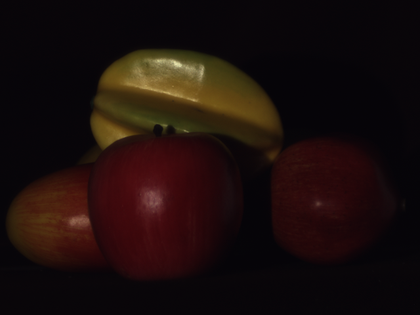
%> input picture img/shen/fruit.bmp, 420 x 315 px, shrunk from 640 x 480 before the run
$ octave kj.m   (GNU Octave 9; MATLAB toolbox functions it lacks are replaced by stand-ins)
%> lines starting %> are read from the running program, lines starting %| are printed output that depends on the picture; in (x1, y1, x2, y2) boxes, pixels count from 0 and x2, y2 are one past the last pixel; in counts of white or black regions, pixels touching at a corner belong together; the program's own positions count from 1
%% Import image to workspace
I = im2double(imread('fruit.bmp'));
% figure(1), imshow(I)
%% Create specular-free two-band image
Isf = I - min(I,[],3);
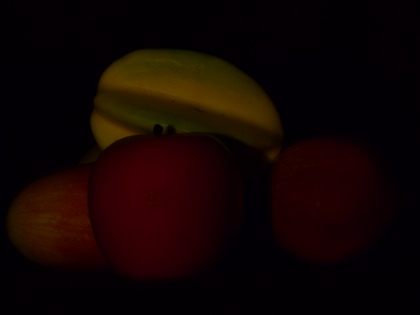
%> Isf: size 315x420x3 double; mean R, G, B 0.0708, 0.0186, 0.0109
% figure(2), imshow(Isf)
%% Get its chroma
c = getChroma(Isf);
%> in getChroma, `sI = repmat(sum(I,3),[1 1 3]);`:
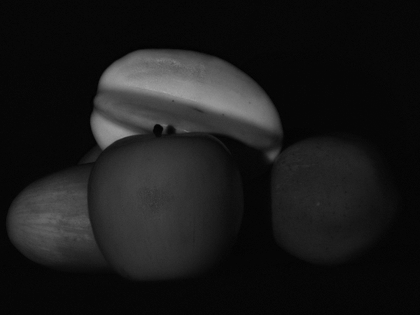
%> sI: size 315x420x3 double; min 0, max 0.643, mean 0.1
%> in getChroma, `val = sI<1e-3;`:
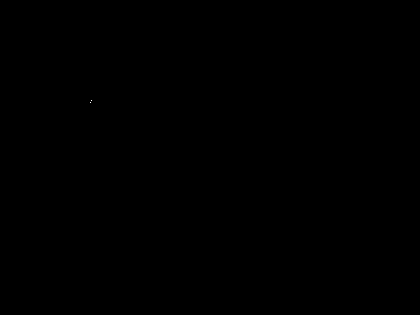
%> val: size 315x420x3 logical; 0% white in thin lines or dots, all inside (x1, y1, x2, y2) = (90, 100, 92, 103)
%> in getChroma, `cI(~val) = I(~val)./sI(~val);`:
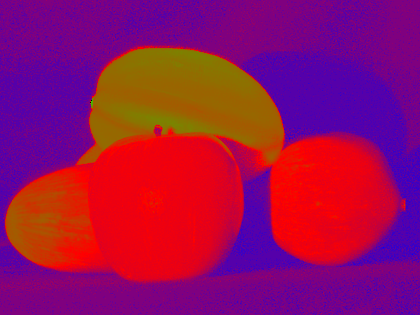
%> cI: size 315x420x3 double; mean R, G, B 0.591, 0.057, 0.352
cr = c(:,:,1);
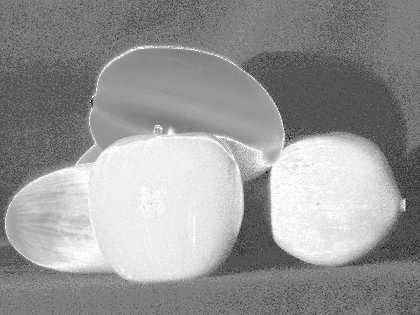
%> cr: size 315x420 double; min 0, max 1, mean 0.591
cg = c(:,:,2);
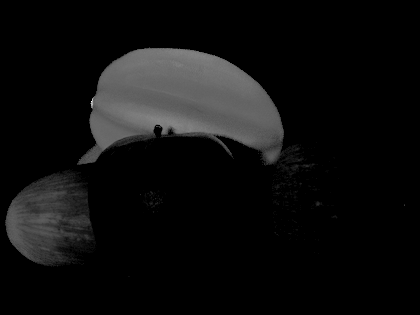
%> cg: size 315x420 double; min 0, max 1, mean 0.057
%% Dimensions
[nRow,nCol,nCh] = size(I);
%> nRow = 315; nCol = 420; nCh = 3
%% Reshape to column vector (easier indexing)
I_col = reshape(I,[nRow*nCol nCh]);
Isf_col = reshape(Isf,[nRow*nCol nCh]);
cr_col = reshape(cr,[nRow*nCol 1]);
cg_col = reshape(cg,[nRow*nCol 1]);
skip = false([nRow*nCol 1]);
%> skip = 132300 logical values, 0 true
%% Chroma threshold values (color discontinuity)
thR = 0.05; thG = 0.05;
%% Iterates until only diffuse pixels are left
count = uint8(0);
iter = uint8(0);
%> the run ends on the next line
while true
% [41 lines not run here, left out]
function cI = getChroma(I)
sI = repmat(sum(I,3),[1 1 3]);
val = sI<1e-3;
cI = zeros(size(I));
cI(~val) = I(~val)./sI(~val);
end
